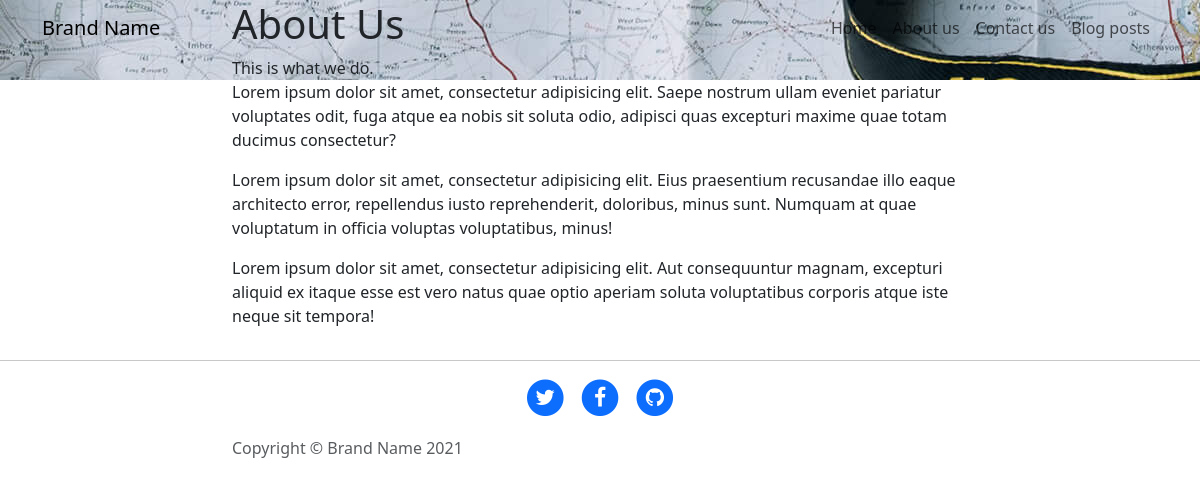
The page /page_about.php on the database its author committed.
### tables this page shows
CREATE TABLE `page_brand` (
  `id` int(11) NOT NULL,
  `brand_name` varchar(90) DEFAULT NULL,
  `brand_logo` varchar(90) DEFAULT NULL,
  `brand_update` varchar(40) DEFAULT NULL
);

CREATE TABLE `page_nav_menu` (
  `id` int(11) NOT NULL,
  `nav_menu_name` varchar(90) DEFAULT NULL,
  `nav_target_path` varchar(90) DEFAULT NULL
);

CREATE TABLE `page_header` (
  `id` int(11) NOT NULL,
  `page_id` int(11) NOT NULL,
  `header_title` varchar(90) DEFAULT NULL,
  `header_subtitle` varchar(255) DEFAULT NULL,
  `body` varchar(4096) DEFAULT NULL,
  `header_background` varchar(90) DEFAULT NULL
);

### get_brand.php (called while the page is built, shortened)
<?php
	require_once('db_connect.php');
	$sql = "SELECT * FROM page_brand WHERE page_brand.id = 1";
	$result = mysqli_query($connection, $sql);
	if(!$result){
		echo("ERR: ".mysqli_error($connection));
	}else{
		$row_num = mysqli_num_rows($result);
		if($row_num == 1){
			$row = mysqli_fetch_assoc($result);
			$brand_name = $row['brand_name'];
			$brand_update = $row['brand_update'];
		}
	}
?>

### get_head_title.php (called while the page is built, shortened)
<?php
	require_once('db_connect.php');
	$sql = "SELECT * FROM page_info";
	$result = mysqli_query($connection, $sql);
	if(!$result){
		echo("ERR: ".mysqli_error($connection));
	}else{
		$page = basename($_SERVER['PHP_SELF']);
		while($row = mysqli_fetch_assoc($result)){
			if($page == $row['page_file_name']){
				$page_id = $row['id'];
			}
		}
	}
?>

### get_header.php (called while the page is built, shortened)
<?php
	require_once('db_connect.php');
	$sql = "SELECT * FROM page_header WHERE page_header.page_id = '$page_id'";
	$result = mysqli_query($connection, $sql);
	if(!$result){
		echo("ERR: ".mysqli_error($connection));
	}else{
		$row_num = mysqli_num_rows($result);
		if($row_num == 1){
			$row = mysqli_fetch_assoc($result);
			$header_subtitle = $row['header_subtitle'];
			$body = $row['body'];
			$header_background = "./assets/img/".$row['header_background'];
		}
	}
?>

### page_about.php (the view, shortened to what this page needs)
<?php
	require_once('html_start.php');
	require_once('html_nav.php');
	require_once('html_header.php');
?>
	<?php
		echo "$body";
	?>
<?php
	require_once('html_footer.php');
	require_once('html_end.php');
?>

### html_nav.php (shortened to what this page needs)
<nav class='navbar navbar-light navbar-expand-lg fixed-top' id='mainNav'>
	<div class='container'><a class='navbar-brand' href='index.php'><?php echo($brand_name);?></a>
		<div class='collapse navbar-collapse' id='navbarResponsive'>
			<ul class='navbar-nav ms-auto'>
				<?php require_once('get_nav_menu.php'); ?>
			</ul>
		</div>
	</div>
</nav>

### get_nav_menu.php
<?php
	require_once('db_connect.php');
	$sql = "SELECT * FROM page_nav_menu ORDER BY page_nav_menu.id ASC";
	$result = mysqli_query($connection, $sql);
	if(!$result){
		echo("ERR: ".mysqli_error($connection));
	}else{
		while($row = mysqli_fetch_assoc($result)){
			echo "<li class='nav-item'><a class='nav-link' href='".$row['nav_target_path']."'>".$row['nav_menu_name']."</a></li>";
		}
	}
?>

### html_header.php (shortened to what this page needs)
<?php require_once('get_header.php'); ?>
		<header id="header_background" class='masthead' style='background-image:url("<?php echo($header_background); ?>");'>
			<div class='container'>
				<div class='row'>
					<div class='col-md-10 col-lg-8 mx-auto position-relative'>
						<div class='site-heading'>
							<h1 id="header_title"><?php echo($header_title); ?></h1><span id="header_subtitle" class='subheading'><?php echo($header_subtitle); ?></span>
						</div>
					</div>
				</div>
			</div>
		</header>

### html_footer.php
<footer>
	<div class='container'>
		<div class='row'>
			<div class='col-md-10 col-lg-8 mx-auto'>
				<ul class='list-inline text-center'>
					<li class='list-inline-item'>
					<a href='https://twitter.com/?lang=pt_pt'><span class='fa-stack fa-lg'><i class='fa fa-circle fa-stack-2x'></i><i class='fa fa-twitter fa-stack-1x fa-inverse'></i></span></a></li>
					<li class='list-inline-item'><a href='https://www.facebook.com/'><span class='fa-stack fa-lg'><i class='fa fa-circle fa-stack-2x'></i><i class='fa fa-facebook fa-stack-1x fa-inverse'></i></span></a></li>
					<li class='list-inline-item'><a href='https://github.com/'><span class='fa-stack fa-lg'><i class='fa fa-circle fa-stack-2x'></i><i class='fa fa-github fa-stack-1x fa-inverse'></i></span></a></li>
				</ul>
				<p class='text-muted copyright'>Copyright&nbsp;©&nbsp;<?php echo($brand_name." ".$brand_update);?></p>
			</div>
		</div>
	</div>
</footer>

### rows shown on the page
page_brand: brand_name "Brand Name", brand_update "2021"
page_nav_menu: nav_menu_name "Home"
page_nav_menu: nav_menu_name "About us"
page_nav_menu: nav_menu_name "Contact us"
page_nav_menu: nav_menu_name "Blog posts"
page_header: header_background (picture), header_subtitle "This is what we do.", body "Lorem ipsum dolor sit amet, consectetur adipisicing elit. Saepe nostrum ullam eveniet pariatur voluptates odit, fuga atque ea nobis sit soluta odio, adipisci quas excepturi maxime quae totam ducimus consectetur? Lorem ipsum dolor sit amet, consectetur adipisicing elit. Eius praesentium recusandae illo eaque architecto error, repellendus iusto reprehenderit, doloribus, minus sunt. Numquam at quae voluptatum in officia voluptas voluptatibus, minus! Lorem ipsum dolor sit amet, consectetur adipisicing elit. Aut consequuntur magnam, excepturi aliquid ex itaque esse est vero natus quae optio aperiam soluta voluptatibus corporis atque iste neque sit tempora!"
